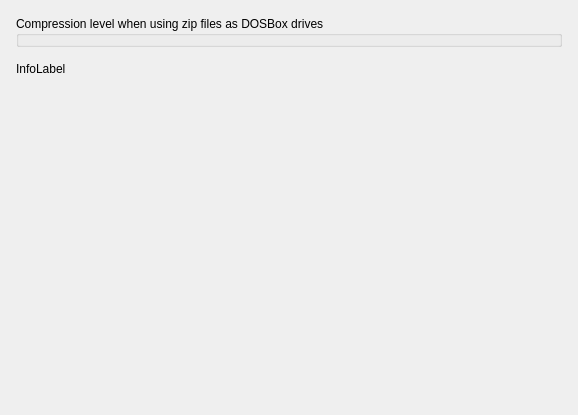
<?xml version="1.0" encoding="UTF-8"?>
<ui version="4.0">
  <class>SetupFrameCompression</class>
  <widget class="QWidget" name="SetupFrameCompression">
    <property name="geometry"><rect><x>0</x><y>0</y><width>578</width><height>415</height></rect></property>
    <property name="vclDesignWidth" stdset="0"><number>578</number></property>
    <property name="vclDesignHeight" stdset="0"><number>415</number></property>
    <layout class="QVBoxLayout" name="SetupFrameCompression_Layout" stretch="0,0,0,1">
      <property name="leftMargin"><number>16</number></property>
      <property name="topMargin"><number>16</number></property>
      <property name="rightMargin"><number>16</number></property>
      <property name="bottomMargin"><number>8</number></property>
      <property name="spacing"><number>0</number></property>
      <item>
        <layout class="QGridLayout" name="SetupFrameCompression_Section1" columnstretch="0,1">
          <property name="leftMargin"><number>0</number></property>
          <property name="topMargin"><number>0</number></property>
          <property name="rightMargin"><number>0</number></property>
          <property name="bottomMargin"><number>0</number></property>
          <property name="horizontalSpacing"><number>8</number></property>
          <property name="verticalSpacing"><number>4</number></property>
          <item row="0" column="0" colspan="2">
            <widget class="TRadioGroupWidget" name="CompressRadioGroup">
              <property name="title"><string>Compression level when using zip files as DOSBox drives</string></property>
              <property name="items" stdset="0"><stringlist notr="true"><string>Store only, no compression (very fast)</string><string>Fast</string><string>Normal</string><string>Good compression</string><string>Maximum compression level, may be very slow</string></stringlist></property>
              <property name="itemIndex" stdset="0"><number>3</number></property>
              <property name="minimumSize"><size><width>0</width><height>0</height></size></property>
            </widget>
          </item>
          <item row="0" column="1">
            <spacer name="SetupFrameCompression_Section1_HFill">
              <property name="orientation"><enum>Qt::Horizontal</enum></property>
              <property name="sizeHint" stdset="0"><size><width>0</width><height>0</height></size></property>
            </spacer>
          </item>
        </layout>
      </item>
      <item>
        <spacer name="SetupFrameCompression_Gap1">
          <property name="orientation"><enum>Qt::Vertical</enum></property>
          <property name="sizeType"><enum>QSizePolicy::Fixed</enum></property>
          <property name="sizeHint" stdset="0"><size><width>0</width><height>15</height></size></property>
        </spacer>
      </item>
      <item>
        <layout class="QGridLayout" name="SetupFrameCompression_Section2" columnstretch="0,1">
          <property name="leftMargin"><number>0</number></property>
          <property name="topMargin"><number>0</number></property>
          <property name="rightMargin"><number>0</number></property>
          <property name="bottomMargin"><number>0</number></property>
          <property name="horizontalSpacing"><number>8</number></property>
          <property name="verticalSpacing"><number>4</number></property>
          <item row="0" column="0" colspan="2">
            <widget class="QLabel" name="InfoLabel">
              <property name="text"><string>InfoLabel</string></property>
              <property name="textFormat"><enum>Qt::PlainText</enum></property>
              <property name="wordWrap"><bool>true</bool></property>
              <property name="alignment"><set>Qt::AlignLeft|Qt::AlignTop</set></property>
            </widget>
          </item>
          <item row="0" column="1">
            <spacer name="SetupFrameCompression_Section2_HFill">
              <property name="orientation"><enum>Qt::Horizontal</enum></property>
              <property name="sizeHint" stdset="0"><size><width>0</width><height>0</height></size></property>
            </spacer>
          </item>
        </layout>
      </item>
      <item>
        <spacer name="SetupFrameCompression_VFill">
          <property name="orientation"><enum>Qt::Vertical</enum></property>
          <property name="sizeHint" stdset="0"><size><width>0</width><height>0</height></size></property>
        </spacer>
      </item>
    </layout>
  </widget>
  <customwidgets>
    <customwidget>
      <class>TRadioGroupWidget</class>
      <extends>QGroupBox</extends>
      <header>VclWidgets.h</header>
    </customwidget>
  </customwidgets>
  <resources>
    <include location="../../resources/dfend.qrc" />
  </resources>
  <connections />
</ui>
